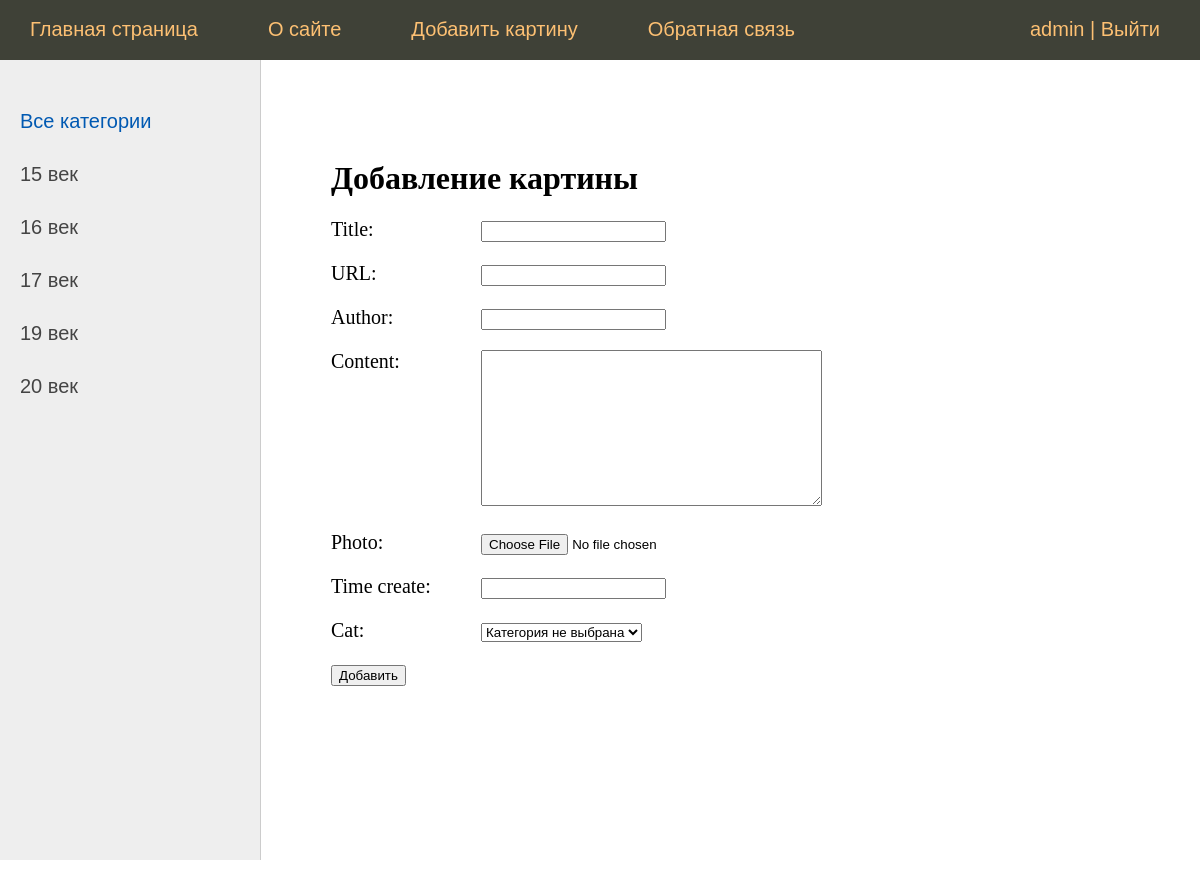
Screenshot of /addpage/ (signed in) with the database file from the repository.
### exponats/models.py (models this page shows)
class Category(models.Model):
    name = models.CharField(max_length=100, db_index=True)
    slug = models.SlugField(max_length=255, unique=True, db_index=True, verbose_name="URL")
    def __str__(self):
        return self.name
    def get_absolute_url(self):
        return reverse('category', kwargs={'cat_slug': self.slug})

### exponats/views.py (the view)
# urls.py: path('addpage/', AddPage.as_view(), name='add_page'),
class AddPage(LoginRequiredMixin, DataMixin, CreateView):
    form_class = AddPostForm
    template_name = 'exponats/addpage.html'
    success_url = reverse_lazy('home')
    login_url = reverse_lazy('home')
    raise_exception = True
    def get_context_data(self, *, object_list=None, **kwargs):
        context = super().get_context_data(**kwargs)
        c_def = self.get_user_context(title="Добавление картины")
        return dict(list(context.items()) + list(c_def.items()))

### exponats/forms.py
class AddPostForm(forms.ModelForm):
    def __init__(self, *args, **kwargs):
        super().__init__(*args, **kwargs)
        self.fields['cat'].empty_label = "Категория не выбрана"
    class Meta:
        model = Exponat
        fields = ['title', 'slug', 'author', 'content', 'photo', 'time_create', 'cat']

### exponats/utils.py (called while the page is built)
    def get_user_context(self, **kwargs):
        context = kwargs
        cats = Category.objects.annotate(Count('exponat'))
        user_menu = menu.copy()
        if not self.request.user.is_authenticated:
            user_menu.pop(1)
        context['menu'] = user_menu
        context['cats'] = cats
        if 'cat_selected' not in context:
            context['cat_selected'] = 0
        return context

### exponats/templates/exponats/addpage.html (shortened to what this page needs)
{% extends 'exponats/base.html' %}
{% block content %}
<h1>{{title}}</h1>
<form action="{% url 'add_page' %}" method="post" enctype="multipart/form-data">
{% for f in form %}
<p><label class="form-label" for="{{ f.id_for_label }}">{{f.label}}: </label>{{ f }}</p>
{% endfor %}
    <button type="submit">Добавить</button>
</form>
{% endblock %}

### exponats/templates/exponats/base.html (shortened to what this page needs)
{% load static %}
{% load exponat_tags %}
<!DOCTYPE html>
<html>
<head>
	<link type="text/css" href="{% static 'exponats/css/style.css' %}" rel="stylesheet" />
</head>
<body>
<table class="table-page" border=0 cellpadding="0" cellspacing="0">
<tr><td valign=top>
{% block mainmenu %}
		<div class="header">
			<ul id="mainmenu" class="mainmenu">
				<li ><a href="{% url 'home' %}">Главная страница<div ></div></a></li>
{% for m in menu %}
			<li><a href="{% url m.url_name %}">{{m.title}}</a></li>
{% endfor %}
				{% if request.user.is_authenticated %}
				<li class="last"> {{user.username}} | <a href="{% url 'logout' %}">Выйти</a></li>
				{% else %}
				<li class="last"><a href="{% url 'register' %}">Регистрация</a> | <a href="{% url 'login' %}">Войти</a></li>
				{% endif %}
			</ul>
		</div>
{% endblock mainmenu %}
<table class="table-content" border=0 cellpadding="0" cellspacing="0">
<tr>
	<td valign="top" class="left-chapters">
	<ul id="leftchapters">
{% if cat_selected == 0 %}
		<li class="selected">Все категории</li>
{% else %}
		<li><a href="{% url 'home' %}">Все категории</a></li>
{% endif %}
{% for c in cats %}
{% if c.exponat__count > 0 %}
		{% if c.pk == cat_selected %}
		<li class="selected">{{c.name}}</li>
	{% else %}
		<li><a href="{{ c.get_absolute_url }}">{{c.name}}</a></li>
	{% endif %}
{% endif %}
{% endfor %}
<td valign="top" class="content">
	<div class="content-text">
{% block content %}
{% endblock %}
	</div>
</body>
</html>

### exponats/static/exponats/css/style.css (style rules this page uses)
html, body { font-family: 'Arial'; margin: 0; padding: 0; height: 100%; width: 100%; color: #444; }
a { color: #0059b2; text-decoration: none; }
.table-page { width: 100%; height: 100%; vertical-align: top; }
.table-page tr { height: 100%; }
.header { background: #3F4137; height: 60px; }
ul.mainmenu { list-style: none; margin: 0; padding: 0; height: 60px; color: #fdc073; font-size: 20px; overflow: hidden; }
ul.mainmenu li { float: left; margin: 18px 40px 0 30px; }
ul.mainmenu li.last { float: right; }
ul.mainmenu li a { color: #fdc073; text-decoration: none; }
.table-content { width: 100%; min-height: 100%; height: 100%; }
.left-chapters { margin: 0; background: #eee; border-right: 1px solid #ccc; min-height: 100%; }
.left-chapters ul { width: 230px; min-height: 100%; margin: 0; padding: 20px 10px 10px 20px; list-style: none; font-size: 20px; }
.left-chapters ul li { margin: 30px 0 0 0; color: #999; }
.left-chapters ul li.selected { color: #0059b2; }
.left-chapters ul li a { color: #444; text-decoration: none; }
.content { padding: 40px 20px 20px 40px; width: 100%; box-sizing: border-box; }
.content-text { margin: 60px 0 0 30px; color: #000; font-size: 20px; font-family: Yandex Sans Display Light; }
.content-text h1 { font-size: 32px; }
.form-label { display: inline-block; min-width: 150px; vertical-align: top; }

### rows the page displays
Category: name "15 век"
Category: name "16 век"
Category: name "17 век"
Category: name "19 век"
Category: name "20 век"

### other values shown
{{ m.title }} "О сайте" "Добавить картину" "Обратная связь"
{{ user.username }} "admin"
{{ title }} "Добавление картины"
{{ f.label }} "Title" "URL" "Author" "Content" "Photo" "Time create" "Cat"
